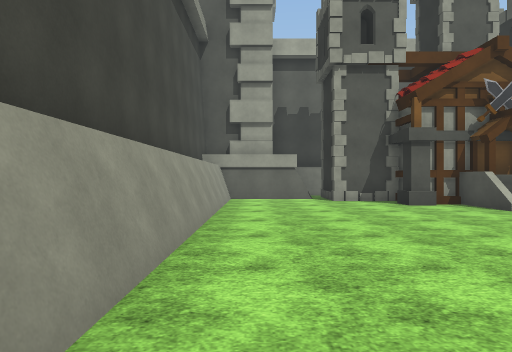
[1] (above)

18 first-person views from a walk through a scene from a Unity 3-D project. The camera is 1.3 m above the floor, looks level and sees 75° across. The floor is counted in squares, 1.62 m on a side. Each view is taken from the middle of a square. On the plan, view 1 faces up. The plan holds only what a view shows up to about 11 squares ahead; the rest is blank. The place goes on beyond the plan. Flat ground stands in for the terrain. The player character is not drawn. Some animated figures are left out. Surface patterns are stand-ins for the level's own textures.

[2]
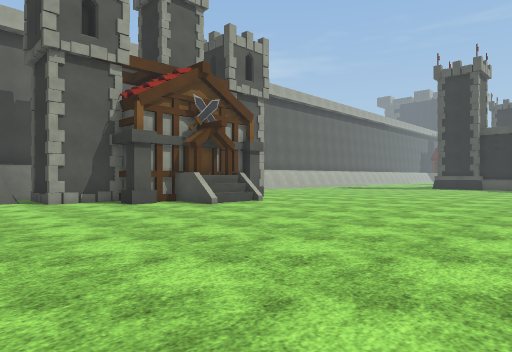

[3]
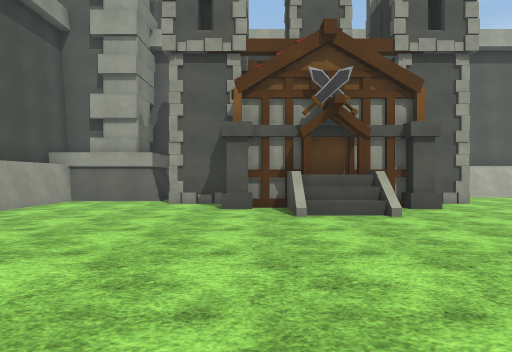

[4]
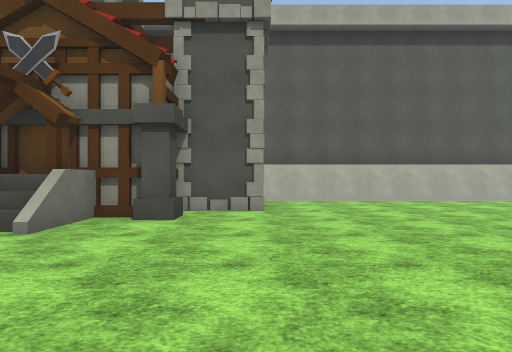

[5]
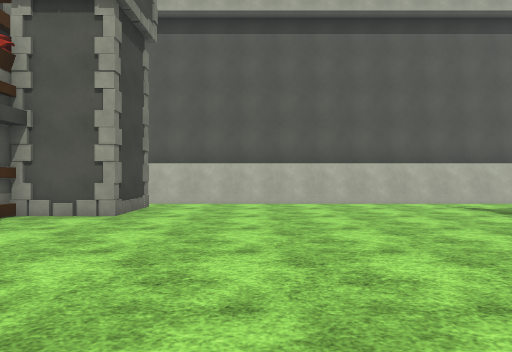

[6]
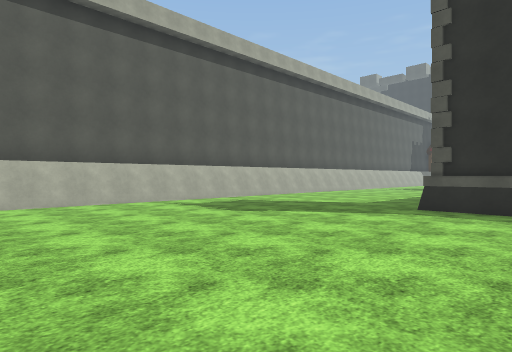

[7]
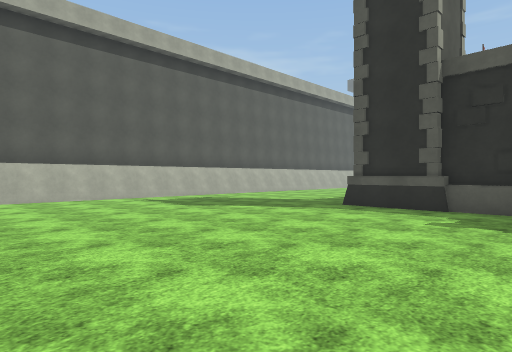

[8]
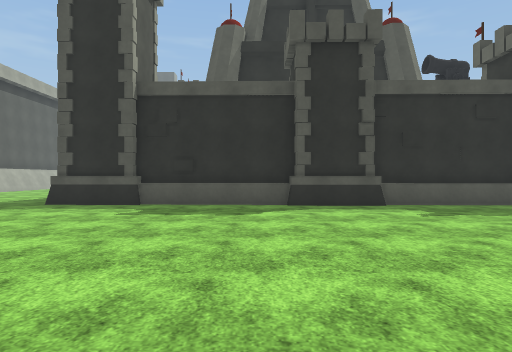

[9]
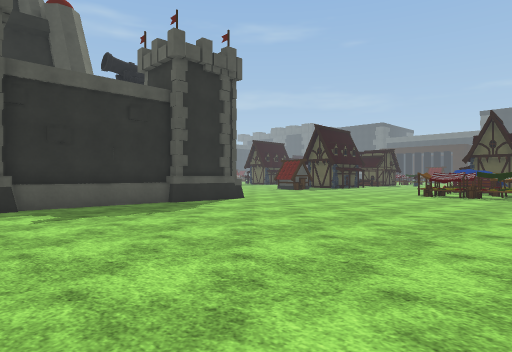

[10]
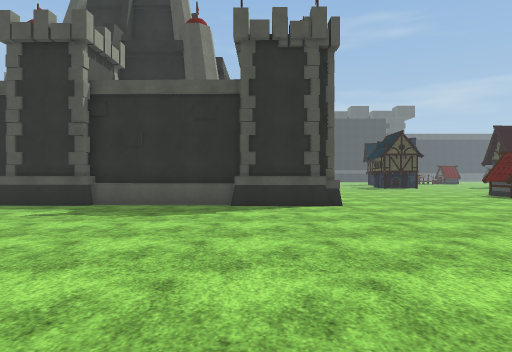

[11]
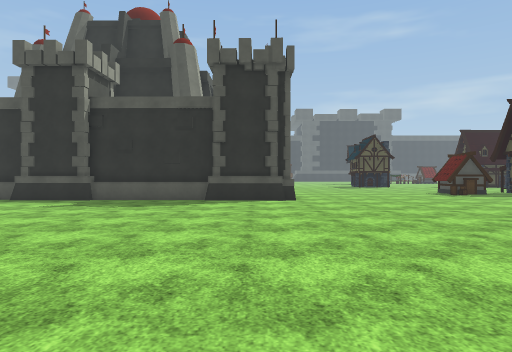

[12]
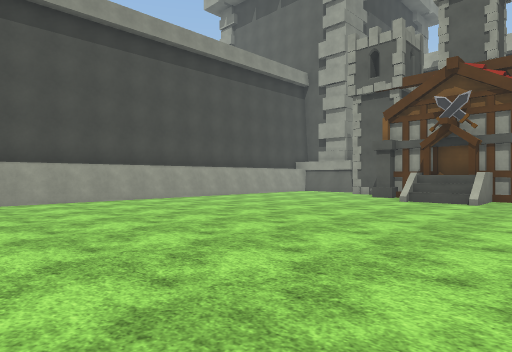

[13]
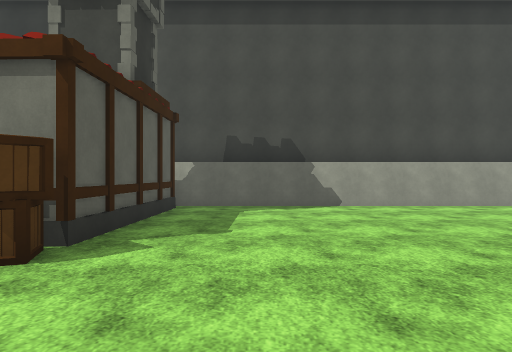

[14]
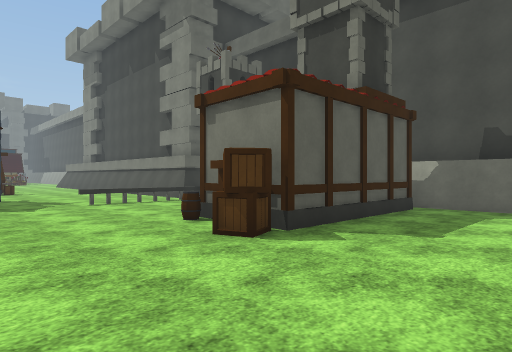

[15]
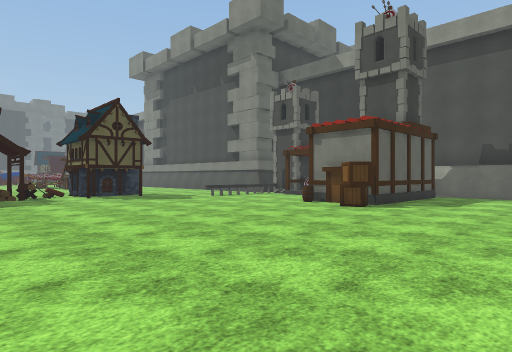

[16]
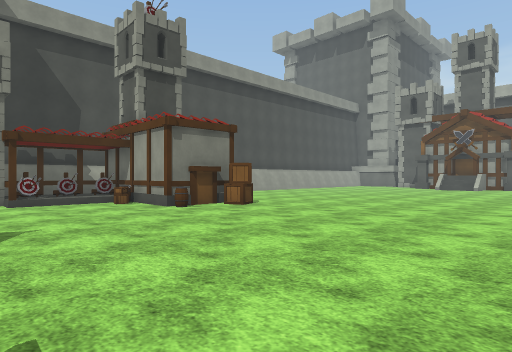

[17]
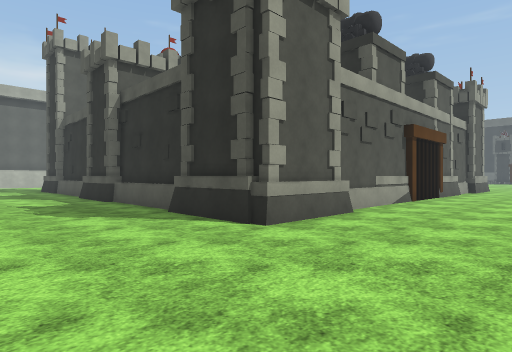

[18]
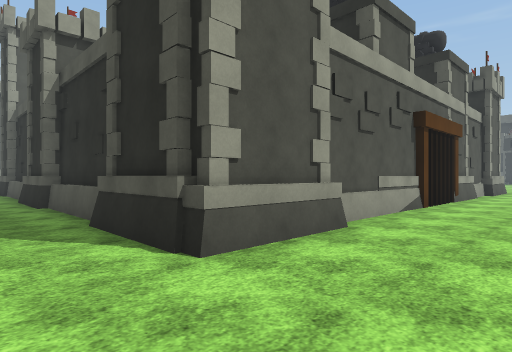

### Floor plan
Points are (right, up) in squares from view 1. A wall is a line through its corners. A room is listed if a view was taken in it or the views show most of it. See-through windows are left out.
Room 1 (views 1, 2, 3, 4, 5, 6, 7, 8, 9, 10, 11, 12, 13, 14, 15, 16, 17, 18)
walls: (22.3, 0) (22.5, 6.7); (22.6, -0.1) (22.7, 4.5); (22.2, 4.2) (22.3, 6.9); (22.4, -6.6) (22.5, -2.4) (22.1, -2.4) (22.2, 2); (9.4, 9.8) (9.4, 9.2) (8.9, 9.2) (8.9, 9.6) (4.8, 9.6); (4.9, -6.1) (5.2, -6.4) (4.8, -6.8); (7.4, 8.9) (7.4, 9.6); (7.9, 9.6) (7.9, 8.9); (7.5, 9.6) (7.5, 8.9); (4.4, -6.8) (4.4, -7.8); (21.9, -8.9) (22, -6.4); (5.8, 8.9) (5.8, 9.6); (5, 9.2) (4.3, 9.2) (4.3, 9.9); (11.2, 12.9) (11.2, 10.7) (9.1, 10.7) (9.1, 10.1); (4.1, -8.9) (1.8, -8.9); (24.2, -9.1) (22.1, -9.1); (4.6, 10) (4.6, 10.7) (2.5, 10.7) (2.5, 12.8); (24.8, -9.3) (22.1, -9.3); (-0.4, -6.1) (4.2, -6.2) (4.1, -8.4) (1.1, -8.3); (21.6, 13.8) (10.8, 13.8); (21.8, 14) (10.8, 14); (0.7, -9.5) (0.6, -10.3); (1.8, -11.5) (1, -11.4); (2, 11.9) (-1.3, 11.9) (-1.3, -6.4); (29, -8.9) (24.9, -8.9); (29.2, -9.1) (25.1, -9.1); (-1, 11.9) (-1, -6.4)
low walls: (6.5, 7.8) (6, 7.8); (5, -6.1) (5.2, -6.7) (4.6, -6.9); (6.5, 8.1) (6, 8.1); (4.4, -6.3) (4.9, -6.1); (0.8, -8.5) (0.8, -9.2); (0.7, -10.5) (0.8, -11.2); (2.2, -12.7) (5, -12.8)

Where each view was taken, in squares from view 1:
view 1: 0 up, 0 right, facing up
view 2: 0 up, 0 right, facing up-right
view 3: 1 up, 5 right, facing up
view 4: 3 up, 11 right, facing up
view 5: 4 up, 14 right, facing up
view 6: 4 up, 14 right, facing up-right
view 7: 2 up, 14 right, facing up-right
view 8: 1 up, 13 right, facing right
view 9: 1 down, 13 right, facing down-right
view 10: 7 down, 13 right, facing right
view 11: 8 down, 11 right, facing right
view 12: 3 down, 10 right, facing up-left
view 13: 4 down, 8 right, facing left
view 14: 3 down, 8 right, facing down-left
view 15: 2 down, 13 right, facing down-left
view 16: 13 down, 12 right, facing up-left
view 17: 13 down, 18 right, facing up-right
view 18: 12 down, 20 right, facing up-right
